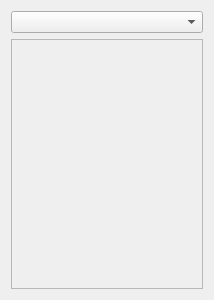
<?xml version="1.0" encoding="UTF-8"?>
<ui version="4.0">
 <class>ToolBox</class>
 <widget class="QWidget" name="ToolBox">
  <property name="geometry">
   <rect>
    <x>0</x>
    <y>0</y>
    <width>214</width>
    <height>300</height>
   </rect>
  </property>
  <property name="windowTitle">
   <string>Form</string>
  </property>
  <layout class="QVBoxLayout" name="verticalLayout">
   <item>
    <widget class="QComboBox" name="toolCombo"/>
   </item>
   <item>
    <widget class="QStackedWidget" name="toolWidget">
     <property name="frameShape">
      <enum>QFrame::StyledPanel</enum>
     </property>
     <widget class="QWidget" name="page"/>
     <widget class="QWidget" name="page_2"/>
    </widget>
   </item>
  </layout>
 </widget>
 <resources/>
 <connections/>
</ui>
